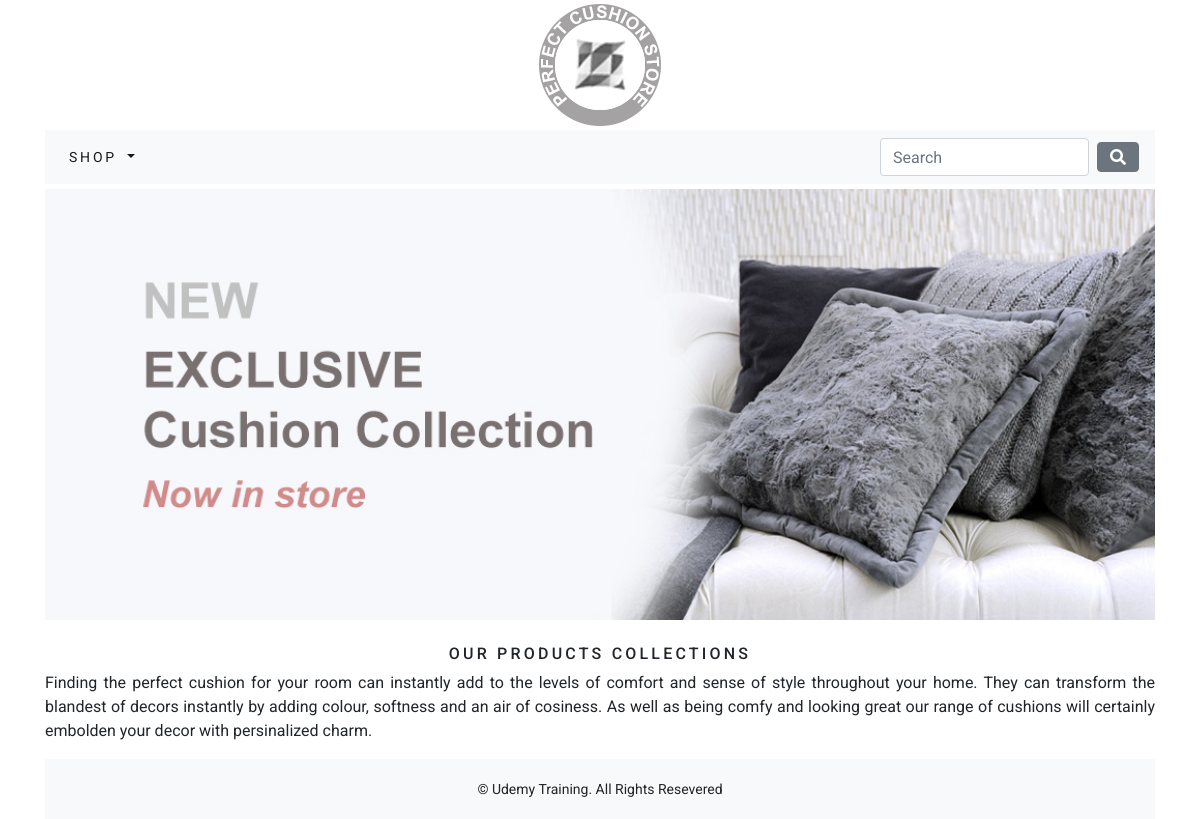
The page /shop/ on the database as committed earlier.
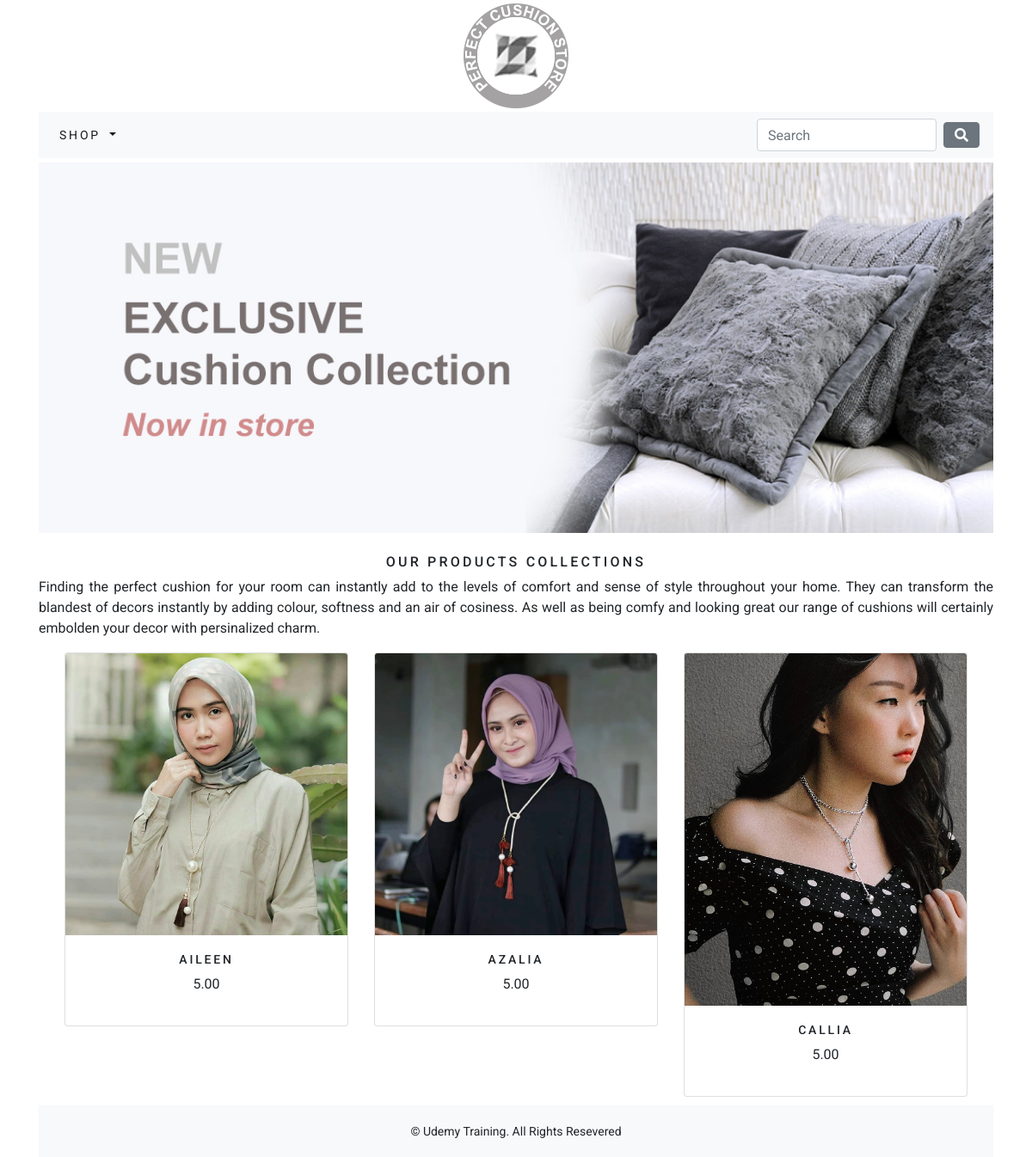
The same page on the database as committed later.
### shop/models.py (models this page shows, shortened)
class Product(models.Model):
    name = models.CharField(max_length=250, unique=True)
    slug = models.SlugField(max_length=250, unique=True)
    description = models.TextField(blank=True)
    category = models.ForeignKey(Category, on_delete=models.CASCADE)
    price = models.DecimalField(max_digits=10, decimal_places=2)
    image = models.ImageField(upload_to='product', blank=True)
    stock = models.IntegerField()
    available = models.BooleanField(default=True)
    created = models.DateTimeField(auto_now_add=True)
    updated = models.DateTimeField(auto_now=True)
    class Meta:
        ordering = ('name',)
        verbose_name = 'product'
        verbose_name_plural = 'products'
    def get_url(self):
        return reverse('shop:ProdCatDetail', args=[self.category.slug, self.slug])

### shop/views.py (the view)
# urls.py: path('', views.allProdCat, name='allProdCat'),
def allProdCat(request, c_slug=None):
    c_page = None
    products_list = None
    if c_slug != None:
        c_page = get_object_or_404(Category, slug=c_slug)
        products_list = Product.objects.filter(category=c_page, available=True)
    else:
        products_list = Product.objects.all().filter(available=True)
    '''Paginator'''
    paginator = Paginator(products_list, 6)
    try:
        page = int(request.GET.get('page', '1'))
    except:
        page = 1
    try:
        products = paginator.page(page)
    except (EmptyPage, InvalidPage):
        products = paginator.page(paginator.num_pages)
    return render(request, 'shop/category.html', {'category':c_page, 'products': products})

### cart/context_processors.py (called while the page is built)
def counter(request):
    item_count = 0
    if 'admin' in request.path:
        return {}
    else:
        try:
            cart = Cart.objects.filter(cart_id=_cart_id(request))
            cart_items = CartItem.objects.all().filter(cart=cart[:1])
            for cart_item in cart_items:
                item_count += cart_item.quantity
        except Cart.DoesNotExist:
            item_count = 0
    return dict(item_count = item_count)

### cart/views.py (called while the page is built)
def _cart_id(request):
    cart = request.session.session_key
    if not cart:
        cart = request.session.create()
    return cart

### shop/context_processors.py (called while the page is built)
def menu_links(request):
    links = Category.objects.all()
    return dict(links = links)

### shop/models.py (called while the page is built)
    def get_url(self):
        return reverse('shop:products_by_category', args=[self.slug])

### shop/templates/shop/category.html (shortened to what this page needs)
{% extends 'base.html' %}
{% load staticfiles %}
{% block content %}
    <div class="mx-auto">
    {% if category %}
        <img class="my-image" src="{{ category.image.url }}" alt="{{ category.name }}">
    </div>
    <br>
    <div>
        <h1 class="text-center my-title">{{ category.name }}</h1>
        <p class="text-justify">{{ category.description }}</p>
    </div>
    {% else %}
    <div>
        <img class="my-image my-image-padding" src="{% static 'img/banner.jpg' %}" alt="Our Products Collections">
    </div>
    <br>
    <div>
        <h1 class="text-center my-title">Our Products Collections</h1>
        <p class="text-justify">
            Finding the perfect cushion for your room can instantly add to the levels of comfort and sense of style throughout your home.
            They can transform the blandest of decors instantly by adding colour, softness and an air of cosiness. As well as being comfy
            and looking great our range of cushions will certainly embolden your decor with persinalized charm.
        </p>
    </div>
    {% endif %}
    <div class="container">
        <div class="row mx-auto">
            {% for product in products.object_list %}
            <div class="my-bottom-margin col-9 col-sm-12 col-md-4 col-md-12 col-lg-4">
                <div class="card text-center" style="min-width: 18rem;">
                    <a href="{{ product.get_url }}"><img class="card-img-top my-image" src="{{ product.image.url }}" alt="{{ product.name }}"></a>
                    <div class="card-body">
                        <h4>{{ product.name }}</h4>
                        <p>{{ product.price }}</p>
                    </div>
                </div>
            </div>
            {% endfor %}
        </div>
    </div>
{% endblock %}

### shop/templates/base.html (shortened to what this page needs)
{% load staticfiles %}
<!DOCTYPE <!DOCTYPE html>
<html>
<head>
   <link rel="stylesheet" href="{% static 'css/bootstrap.min.css' %}">
   <link rel="stylesheet" type="text/css" media="screen" href="{% static 'css/custom.css' %}" />
   <link rel="stylesheet" type="text/css" href="{% static 'css/all.min.css' %}">
   <link rel="stylesheet" type="text/css" href="{% static 'css/fontawesome.min.css' %}">
</head>
<body>
   <div class="container">
      {% include 'header.html' %}
      {% include 'navbar.html' %}
      {% block content %}
      {% endblock %}
   </div>
   {% include 'footer.html' %}
</body>
</html>

### shop/templates/header.html
{% load staticfiles %}
<header>
    <center>
        <a href="{% url 'shop:allProdCat' %}"><img src="{% static 'img/logo.png' %}"></a>
    </center>
</header>

### shop/templates/navbar.html (shortened to what this page needs)
<nav class="navbar navbar-expand-lg navbar-light bg-light">
    <div class="collapse navbar-collapse" id="navbarSupportedContent">
      <ul class="navbar-nav mr-auto">
        <li class="nav-item dropdown {% if 'shop' in request.path %} active {% endif %}">
          <a class="nav-link dropdown-toggle" href="#" id="navbarDropdown" role="button" data-toggle="dropdown" aria-haspopup="true"
            aria-expanded="false">
            Shop
          </a>
        </li>
      </ul>
      <form class="form-inline my-2 my-lg-0" action="{% url 'search_app:searchResult' %}" method="GET">
        <input class="form-control mr-sm-2" type="search" placeholder="Search" aria-label="Search" name="q">
        <button class="btn btn-secondary my-2 my-sm-0" type="submit"><i class="fas fa-search"></i></button>
      </form>
    </div>
  </nav>

### shop/templates/footer.html
<div class="footer navbar-fixed-bottom my-footer">
    <p class="text-center">&copy; Udemy Training. All Rights Resevered</p>
</div>

### static/css/custom.css (style rules this page uses)
body { font-family: 'Roboto', sans-serif; }
.nav-item { letter-spacing: .2em; font-size: 14px; text-transform: uppercase; font-style: bold; }
.my-image { width: 100%; height: auto; }
.my-image-padding { padding-top: 5px; }
.my-title { font-size: 16px; text-transform: uppercase; letter-spacing: .2em; }
.my-bottom-margin { margin-bottom: 10px; }
.card-body h4 { font-size: 14px; text-transform: uppercase; letter-spacing: .2em; }
.my-footer { background-color: #f8f9fa; height: 60px; }
.my-footer p { padding-top: 20px; font-size: 14px; }

Rows that differ between the two databases and show on the page:
added Product: image (picture), name "AILEEN", price "5.00"
added Product: image (picture), name "AZALIA", price "5.00"
added Product: image (picture), name "CALLIA", price "5.00"
